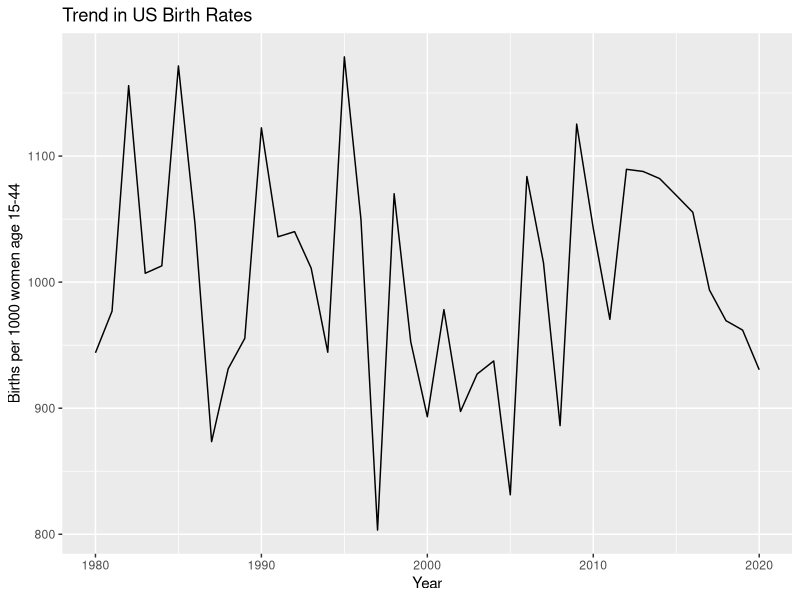
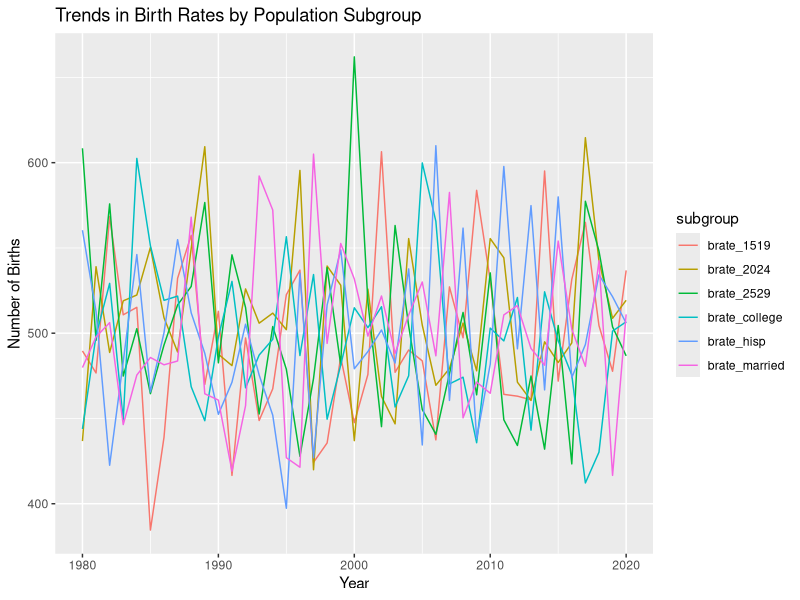

Generate these figures, in order, with R:
#### Preamble ####
# Purpose: The purpose of this script is to simulate and visualize the trend in birth rates in the United States from the year 1980 
# to 2020. The script generates tables and graphs to illustrate the overall trend in US birth rates, as well as the birth rates among 
# various subgroups such as different age groups and ethnicities
# Author: Chay Park
# Date: 3 February 2024 
# Contact: chay.park@mail.utoronto.ca
# License: MIT
# Pre-requisites: R Programming Environment, R Packages, Simulated Birth Rate Data, Simulated Subgroup Data, State-level birth rate change data

#### Workspace setup ####
# Load required libraries
library(ggplot2)
library(dplyr)
library(tidyr)

#### Simulate data ####
# Simulated birth rate data from 1980 to 2020
set.seed(123) # for reproducibility
birth_data <- data.frame(
  year = 1980:2020,
  births = rnorm(41, mean = 1000, sd = 100)
)

# Generate subgroup data
subgroup_data <- data.frame(
  year = rep(1980:2020, each = 6),
  subgroup = rep(c("brate_1519", "brate_2024", "brate_2529", "brate_hisp", "brate_college", "brate_married"), times = 41),
  births = rnorm(41*6, mean = 500, sd = 50)
)

# Generate state-level birth rate change data
state_data <- data.frame(
  state_name = state.name,
  brate_1544_thsnds_ch_pct = runif(length(state.name), min = -15, max = 15)
)

# First figure: Trend in US Birth Rates
ggplot(birth_data, aes(x = year, y = births)) +
  geom_line() +
  labs(x = "Year", y = "Births per 1000 women age 15-44", title = "Trend in US Birth Rates")

# First table: Year and Births
birth_data_table <- birth_data

# Second table: Year and Subgroup Births
subgroup_data_table <- spread(subgroup_data, key = subgroup, value = births)

# Second figure: Multiple line graphs for subgroups
ggplot(subgroup_data, aes(x = year, y = births, color = subgroup)) +
  geom_line() +
  labs(x = "Year", y = "Number of Births", title = "Trends in Birth Rates by Population Subgroup")

